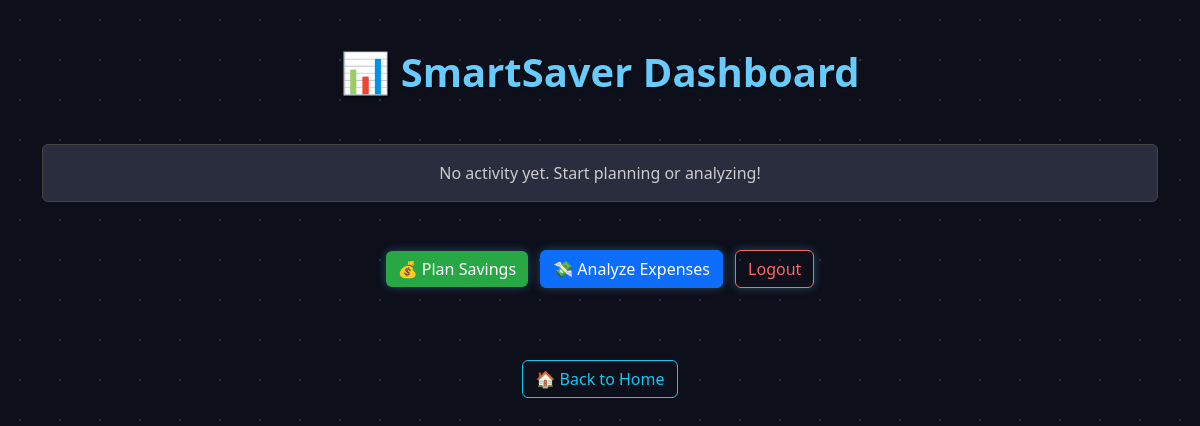
/dashboard/ (signed in), run on an earlier commit of the app's database.
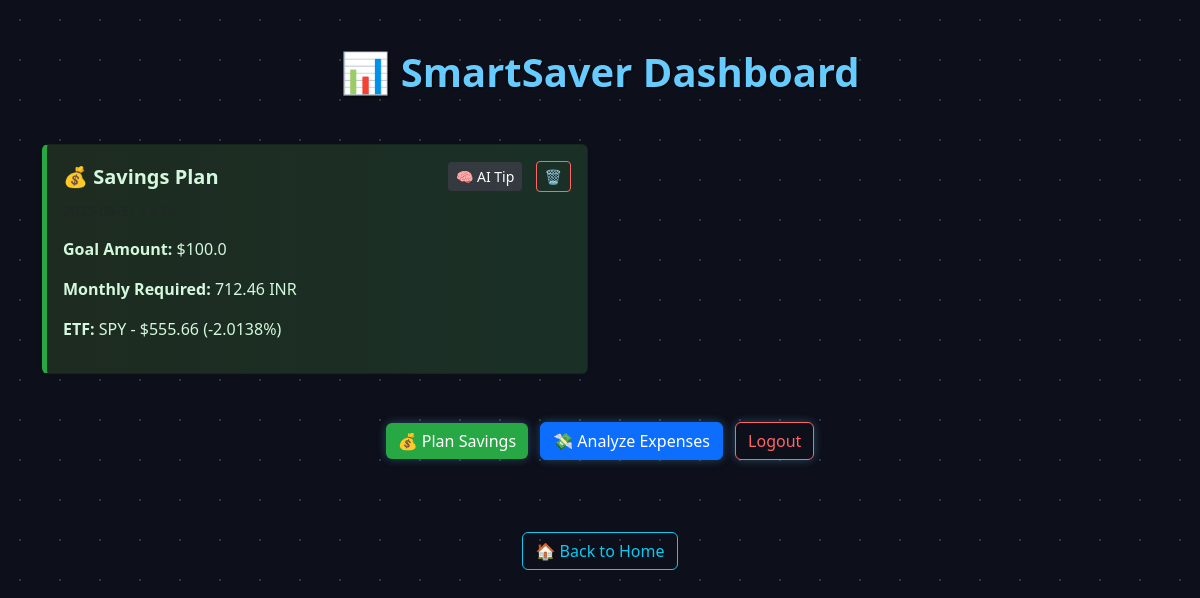
And on a later commit of the database.
### expenses/models.py (models this page shows, shortened)
class SavingsPlan(models.Model):
    user = models.ForeignKey(User, on_delete=models.CASCADE)
    goal_amount = models.FloatField()
    current_savings = models.FloatField()
    goal_date = models.DateField()
    monthly_savings_required = models.FloatField()
    converted_currency = models.CharField(max_length=10, default='USD')
    monthly_savings_converted = models.FloatField(null=True, blank=True)
    etf_symbol = models.CharField(max_length=20, blank=True)
    etf_price = models.FloatField(null=True, blank=True)
    etf_change = models.FloatField(null=True, blank=True)
    email_status = models.CharField(max_length=100, blank=True)
    created_at = models.DateTimeField(auto_now_add=True)

### expenses/views.py (the view)
# urls.py: path('dashboard/', user_dashboard_view, name='dashboard'),
@login_required
def user_dashboard_view(request):
    savings = SavingsPlan.objects.filter(user=request.user).order_by("-created_at")
    expenses = ExpenseAnalysis.objects.filter(user=request.user).order_by("-created_at")
    return render(request, "dashboard.html", {"savings": savings, "expenses": expenses})

### expenses/templates/dashboard.html (shortened to what this page needs)
<!DOCTYPE html>
<html lang="en">
<head>
  <link href="https://cdn.jsdelivr.net/npm/bootstrap@5.3.0/dist/css/bootstrap.min.css" rel="stylesheet">
  <link href="/static/css/savings_goal.css" rel="stylesheet">
  <link href="https://cdnjs.cloudflare.com/ajax/libs/animate.css/4.1.1/animate.min.css" rel="stylesheet">
</head>
<body class="dark-body">
  <div class="container py-5">
    <div class="mb-5 text-center">
      <h1 class="dashboard-heading animate__animated animate__fadeInDown">📊 SmartSaver Dashboard</h1>
    </div>
    {% if savings or expenses %}
      <div class="row row-cols-1 row-cols-md-2 g-4">
        {% for entry in savings %}
          <div class="col animate__animated animate__fadeInLeft">
            <div class="card shadow-sm card-type-savings">
              <div class="card-body">
                <h5 class="card-title">
                  💰 Savings Plan
                  <form action="{% url 'delete_entry' %}" method="post" style="display:inline;">
                    <a href="{% url 'generate_ai_tip_entry' %}" class="btn btn-sm btn-secondary me-2">🧠 AI Tip</a>
                    <button type="submit" class="btn btn-sm btn-outline-danger">🗑️</button>
                  </form>
                </h5>
                <p class="card-text small text-muted">{{ entry.created_at|date:"Y-m-d H:i" }}</p>
                <p><strong>Goal Amount:</strong> ${{ entry.goal_amount }}</p>
                <p><strong>Monthly Required:</strong> {{ entry.monthly_savings_converted }} {{ entry.converted_currency }}</p>
                <p><strong>ETF:</strong> {{ entry.etf_symbol }} - ${{ entry.etf_price }} ({{ entry.etf_change }}%)</p>
              </div>
            </div>
          </div>
        {% endfor %}
      </div>
    {% else %}
      <div class="alert alert-info text-center mt-5">
        No activity yet. Start planning or analyzing!
      </div>
    {% endif %}
    <div class="mt-5 text-center">
      <a href="{% url 'savings_goal' %}" class="btn btn-success me-2 btn-glow">💰 Plan Savings</a>
      <a href="{% url 'analyze_expenses' %}" class="btn btn-primary me-2 btn-glow">💸 Analyze Expenses</a>
      <a href="{% url 'logout' %}" class="btn btn-outline-danger btn-glow">Logout</a>
    </div>
  </div>
<div class="text-center mt-4">
  <a href="{% url 'home' %}" class="btn btn-outline-info">
    🏠 Back to Home
  </a>
</div>
</body>
</html>

### expenses/static/css/savings_goal.css (style rules this page uses)
body.dark-body { background-color: #0d0f1a; background-image: radial-gradient(#2f354d 1.2px, transparent 1.2px), radial-gradient(#2f354d 1.2px, transparent 1.2px); background-size: 40px 40px; color: #fff; font-family: 'Segoe UI', sans-serif; min-height: 100vh; }
h1, h2, h3, h4, h5 { color: #66ccff; }
.btn-success { background-color: #28a745; border: none; }

### expenses/templates/dashboard.html (style rules this page uses)
.card-type-savings { border-left: 5px solid #28a745; background: linear-gradient(to right, #1e2b20, #1a3027); color: #d4f8dd; }
.dashboard-heading { font-weight: bold; color: #66ccff; text-shadow: 1px 1px 2px #000; }
.card-title { font-weight: 600; display: flex; align-items: center; justify-content: space-between; }
.btn-outline-danger { border-color: #ff6666; color: #ff6666; }
.btn-secondary { background-color: #343a40; border: none; }
.btn-glow { transition: all 0.3s ease; font-weight: 500; font-size: 1rem; box-shadow: 0 0 10px rgba(102, 204, 255, 0.3); }

What changed in the data, as far as the page shows it:
added SavingsPlan: goal_amount "100.0", monthly_savings_converted "712.46", converted_currency "INR", etf_symbol "SPY", etf_price "555.66", etf_change "-2.0138"
Also different on the page:
text no longer shown: "No activity yet. Start planning or analyzing!"
